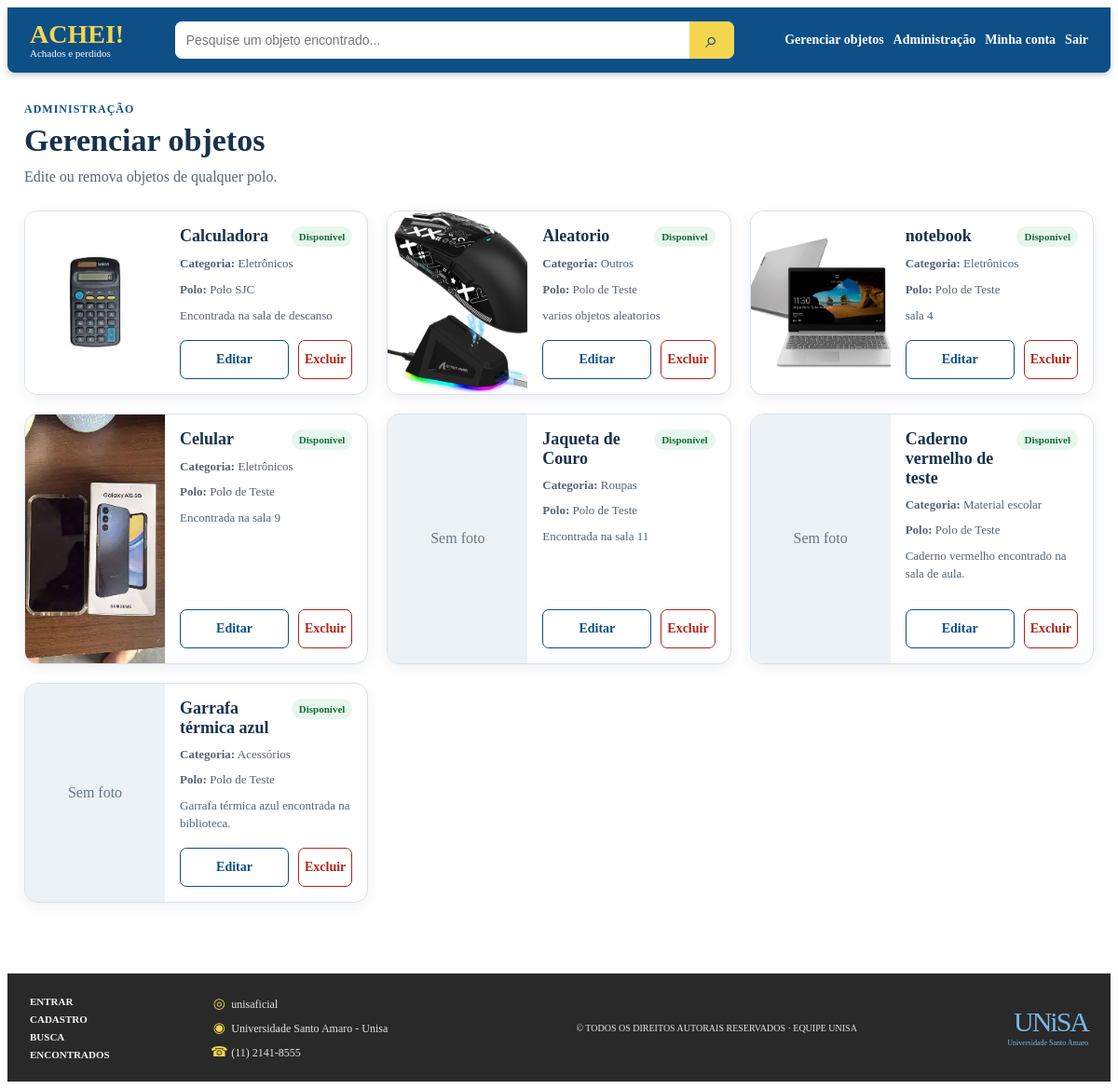
The page /gerenciar_objetos.php (signed in) on the database its author committed.
### tables this page shows
CREATE TABLE `objetos` (
  `id` int(11) NOT NULL,
  `usuario_id` int(11) NOT NULL,
  `polo_id` int(11) NOT NULL,
  `titulo` varchar(100) NOT NULL,
  `descricao` text NOT NULL,
  `categoria` varchar(50) NOT NULL,
  `data_ocorrencia` date NOT NULL,
  `imagem` varchar(255) DEFAULT NULL,
  `status` enum('disponivel','retirado') NOT NULL DEFAULT 'disponivel',
  `criado_em` timestamp NOT NULL DEFAULT current_timestamp()
);

CREATE TABLE `polos` (
  `id` int(11) NOT NULL,
  `nome` varchar(100) NOT NULL,
  `cep` varchar(9) NOT NULL,
  `logradouro` varchar(150) NOT NULL,
  `bairro` varchar(100) NOT NULL,
  `cidade` varchar(100) NOT NULL,
  `estado` char(2) NOT NULL,
  `numero` varchar(20) NOT NULL,
  `complemento` varchar(100) DEFAULT NULL,
  `contato` varchar(100) NOT NULL,
  `criado_em` timestamp NOT NULL DEFAULT current_timestamp()
);

### gerenciar_objetos.php (the view, shortened to what this page needs)
<?php
require_once __DIR__ . "/config/conexao.php";
$usuarioEhAdmin = ($_SESSION["perfil"] ?? null) === "admin";
$poloId = (int) ($_SESSION["polo_id"] ?? 0);
$sqlObjetos = "SELECT o.id, o.titulo, o.descricao, o.categoria, o.data_ocorrencia, o.status,
                      COALESCE((SELECT f.caminho FROM fotos_objetos f WHERE f.objeto_id = o.id ORDER BY f.foto_numero LIMIT 1), o.imagem) AS foto,
                      p.nome AS nome_polo
               FROM objetos o
               LEFT JOIN polos p ON p.id = o.polo_id";
if ($usuarioEhAdmin) {
    $stmt = $pdo->query($sqlObjetos . " ORDER BY o.criado_em DESC, o.id DESC");
} else {
    $stmt = $pdo->prepare($sqlObjetos . " WHERE o.polo_id = :polo_id ORDER BY o.criado_em DESC, o.id DESC");
    $stmt->execute([":polo_id" => $poloId]);
}
$objetos = $stmt->fetchAll();
?>
<!DOCTYPE html>
<html lang="pt-BR">
<head>
    <link rel="stylesheet" href="assets/css/style.css">
    <link rel="stylesheet" href="assets/css/gerenciar-objetos.css">
</head>
<body class="pagina-com-rodape">
<?php include __DIR__ . "/includes/menu.php"; ?>
<main class="gerenciar-objetos-pagina">
    <header class="gerenciar-objetos-cabecalho">
        <div>
            <p class="gerenciar-objetos-etiqueta"><?= $usuarioEhAdmin ? "ADMINISTRAÇÃO" : "ÁREA DO FUNCIONÁRIO" ?></p>
            <h1>Gerenciar objetos</h1>
            <p><?= $usuarioEhAdmin ? "Edite ou remova objetos de qualquer polo." : "Edite ou remova os objetos cadastrados no seu polo." ?></p>
        </div>
    </header>
    <?php if ($objetos): ?>
        <section class="gerenciar-objetos-lista" aria-label="Objetos do seu polo">
            <?php foreach ($objetos as $objeto): ?>
                <article class="gerenciar-objeto-card">
                    <?php if (!empty($objeto["foto"])): ?>
                        <img class="gerenciar-objeto-foto" src="<?= htmlspecialchars($objeto["foto"], ENT_QUOTES, "UTF-8") ?>" alt="Foto de <?= htmlspecialchars($objeto["titulo"], ENT_QUOTES, "UTF-8") ?>" loading="lazy">
                    <?php else: ?>
                        <div class="gerenciar-objeto-sem-foto">Sem foto</div>
                    <?php endif; ?>
                    <div class="gerenciar-objeto-conteudo">
                        <div class="gerenciar-objeto-titulo-linha">
                            <h2><?= htmlspecialchars($objeto["titulo"], ENT_QUOTES, "UTF-8") ?></h2>
                            <span class="gerenciar-status gerenciar-status-<?= $objeto["status"] === "retirado" ? "retirado" : "disponivel" ?>">
                                <?= $objeto["status"] === "retirado" ? "Retirado" : "Disponível" ?>
                            </span>
                        </div>
                        <p class="gerenciar-objeto-detalhe"><strong>Categoria:</strong> <?= htmlspecialchars($objeto["categoria"], ENT_QUOTES, "UTF-8") ?></p>
                        <?php if ($usuarioEhAdmin): ?><p class="gerenciar-objeto-detalhe"><strong>Polo:</strong> <?= htmlspecialchars($objeto["nome_polo"] ?? "—", ENT_QUOTES, "UTF-8") ?></p><?php endif; ?>
                        <p class="gerenciar-objeto-descricao"><?= htmlspecialchars($objeto["descricao"], ENT_QUOTES, "UTF-8") ?></p>
                        <div class="gerenciar-objeto-acoes">
                            <a class="gerenciar-editar" href="editar_objeto.php?id=<?= (int) $objeto["id"] ?>">Editar</a>
                            <form action="actions/excluir_objeto.php" method="POST" onsubmit="return confirm('Tem certeza que deseja excluir este objeto? Esta ação não pode ser desfeita.');">
                                <button class="gerenciar-excluir" type="submit">Excluir</button>
                            </form>
                        </div>
                    </div>
                </article>
            <?php endforeach; ?>
        </section>
    <?php endif; ?>
</main>
<?php include __DIR__ . "/includes/rodape.php"; ?>
</body>
</html>

### assets/css/style.css (style rules this page uses)
body.pagina-com-rodape { display: flex; flex-direction: column; min-height: calc(100vh - 16px); }
body.pagina-com-rodape > main { flex: 1 0 auto; }

### assets/css/gerenciar-objetos.css (style rules this page uses)
.gerenciar-objetos-pagina, .editar-objeto-pagina { width: calc(100% - 36px); max-width: 1200px; min-height: 560px; margin: 0 auto; padding: 32px 0 48px; box-sizing: border-box; }
.gerenciar-objetos-cabecalho { display: flex; align-items: end; justify-content: space-between; gap: 24px; margin-bottom: 24px; }
.gerenciar-objetos-cabecalho h1 { margin: 0 0 8px; color: #17324d; font-size: clamp(25px, 4vw, 34px); }
.gerenciar-objetos-cabecalho p:last-child { margin: 0; color: #526477; line-height: 1.5; }
.gerenciar-objetos-etiqueta { margin: 0 0 7px; color: #0d4f87; font-size: 12px; font-weight: 700; letter-spacing: 1px; }
.gerenciar-objetos-lista { display: grid; grid-template-columns: repeat(auto-fit, minmax(min(100%, 320px), 1fr)); gap: 20px; }
.gerenciar-objeto-card { display: flex; min-width: 0; overflow: hidden; border: 1px solid #d8e1ea; border-radius: 14px; background: #fff; box-shadow: 0 4px 14px #172b4d12; }
.gerenciar-objeto-foto, .gerenciar-objeto-sem-foto { flex: 0 0 150px; width: 150px; min-height: 190px; object-fit: cover; }
.gerenciar-objeto-sem-foto { display: grid; place-items: center; color: #667788; background: #edf2f6; }
.gerenciar-objeto-conteudo { display: flex; min-width: 0; flex: 1; flex-direction: column; padding: 16px; }
.gerenciar-objeto-titulo-linha { display: flex; align-items: flex-start; justify-content: space-between; gap: 10px; }
.gerenciar-objeto-titulo-linha h2 { min-width: 0; margin: 0; color: #17324d; font-size: 18px; overflow-wrap: anywhere; }
.gerenciar-status { flex: 0 0 auto; padding: 5px 8px; border-radius: 20px; font-size: 11px; font-weight: 700; }
.gerenciar-status-disponivel { background: #e8f7ed; color: #176b35; }
.gerenciar-objeto-detalhe, .gerenciar-objeto-descricao { margin: 9px 0 0; color: #526477; font-size: 13px; line-height: 1.45; overflow-wrap: anywhere; }
.gerenciar-objeto-acoes { display: flex; gap: 10px; margin-top: auto; padding-top: 16px; }
.gerenciar-objeto-acoes form { flex: 1; margin: 0; }
.gerenciar-editar, .gerenciar-excluir { display: inline-flex; width: 100%; min-height: 42px; align-items: center; justify-content: center; border-radius: 7px; font: inherit; font-size: 14px; font-weight: 700; text-decoration: none; cursor: pointer; box-sizing: border-box; }
.gerenciar-editar { border: 1px solid #0d4f87; background: #fff; color: #0d4f87; }
.gerenciar-excluir { border: 1px solid #b42318; background: #fff; color: #b42318; }

### rows shown on the page
objetos: shows a picture, titulo "Calculadora", status "Disponível", categoria "Eletrônicos", polo.nome "Polo SJC", descricao "Encontrada na sala de descanso"
objetos: shows a picture, titulo "Aleatorio", status "Disponível", categoria "Outros", polo.nome "Polo de Teste", descricao "varios objetos aleatorios"
objetos: shows a picture, titulo "notebook", status "Disponível", categoria "Eletrônicos", polo.nome "Polo de Teste", descricao "sala 4"
objetos: shows a picture, titulo "Celular", status "Disponível", categoria "Eletrônicos", polo.nome "Polo de Teste", descricao "Encontrada na sala 9"
objetos: shows "Sem foto", titulo "Jaqueta de Couro", status "Disponível", categoria "Roupas", polo.nome "Polo de Teste", descricao "Encontrada na sala 11"
objetos: shows "Sem foto", titulo "Caderno vermelho de teste", status "Disponível", categoria "Material escolar", polo.nome "Polo de Teste", descricao "Caderno vermelho encontrado na sala de aula."
objetos: shows "Sem foto", titulo "Garrafa térmica azul", status "Disponível", categoria "Acessórios", polo.nome "Polo de Teste", descricao "Garrafa térmica azul encontrada na biblioteca."
